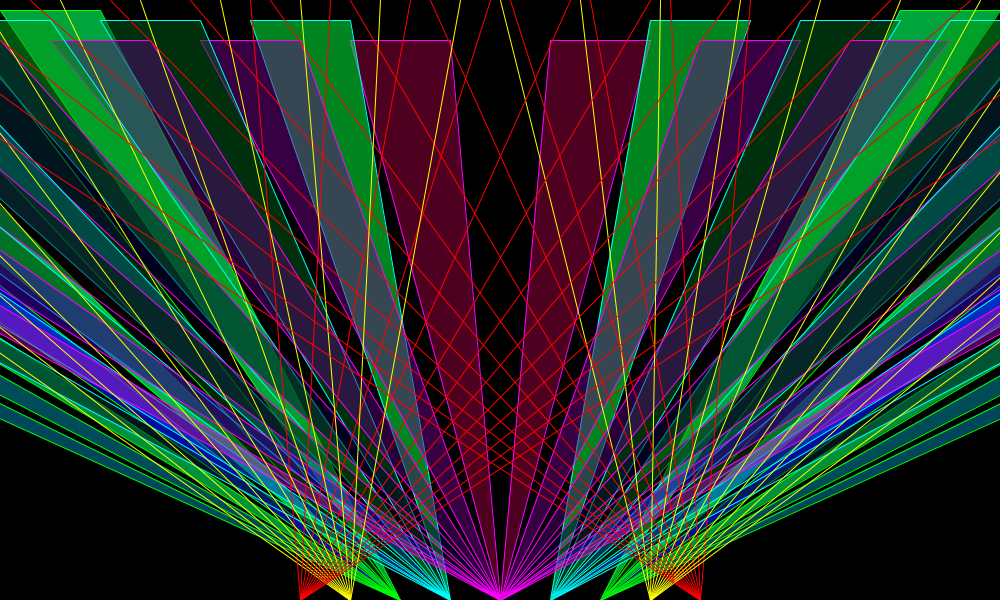
Frame 1 (no input)
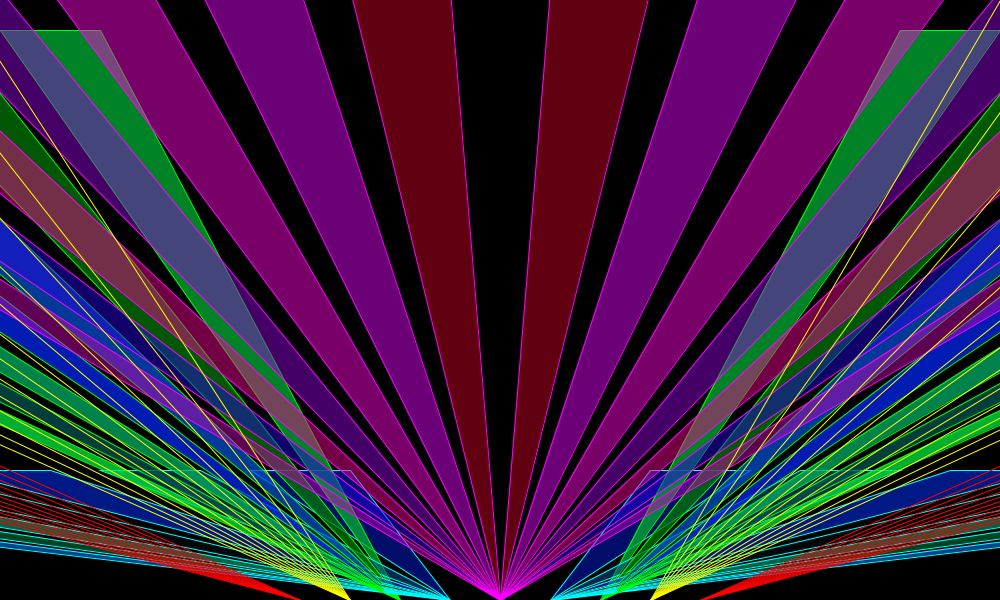
Frame 60 (the mouse pressed at the canvas centre just before this capture)
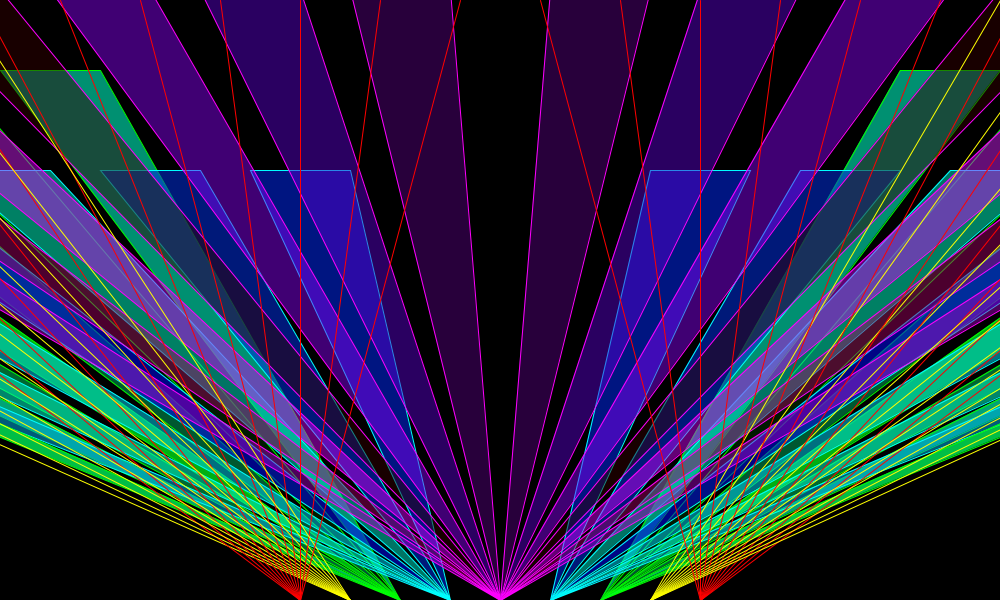
Frame 120 (the mouse held since frame 60 and released just before this capture)

The Processing sketch that drew these frames (run headless with seeded random() and noise(); from frame 60 on, the mouse is pressed at the canvas centre):

// Processing sketch: processing_129872
// ── processing_129872.pde

int x=0;
int lazermove=0;
int lazerbounce = 50;
int lazerbounce1 =30;
int lazerbounce2 =20;
int lazermover=0;
int lazermoverr=0;

void setup(){
  size(1000,600);
  background(0);
  frameRate(10);
 
}

void draw(){
  background(0);
  lazermove=lazermove+lazerbounce;
  
  lazermover=lazermover+lazerbounce1;
  lazermoverr=lazermoverr+lazerbounce2;
  
    if(lazermove>=500){
    lazerbounce=lazerbounce* -1;
    }
    if(lazermove<=0){
    lazerbounce=lazerbounce* -1;
    }
    
    
    if(lazermover>=550){
    lazerbounce1=lazerbounce1* -1;
    }
    if(lazermover<=0){
    lazerbounce1=lazerbounce1* -1;
    }
    if(lazermoverr>=580){
    lazerbounce2=lazerbounce2* -1;
    }
     if(lazermoverr<=0){
    lazerbounce2=lazerbounce2* -1;
    }
    
 
  while( x < width){
    fill(random(0,255),0,random(0,255),120);
    stroke(255,0,255);
    triangle (500,600,550+x,-10+lazermove,650+x,-10+lazermove);
    triangle (500,600,450-x,-10+lazermove,350-x,-10+lazermove);
    fill(0,random(0,255),random(0,255),140);
    stroke(0,255,255);
    triangle (550,600,650+x,-10+lazermover,750+x,-10+lazermover);
    triangle (450,600,350-x,-10+lazermover,250-x,-10+lazermover);
    x=x+150;
    fill(0,random(0,255),random(0,255),191);
    stroke(0,255,0);
    triangle (600,600,750+x,-10+lazermoverr,850+x,-10+lazermoverr);
    triangle (400,600,250-x,-10+lazermoverr,150-x,-10+lazermoverr);
    }
    
  x = 0;
  while(x < width){
    stroke(255,255,0);    
    line(350,600,-1000+x+lazermove*10,0);
    line(650,600,1000+x-lazermove*10,0);
    stroke(255,0,0);
    line(700,600,600-x+lazermover*5,0);
    line(300,600,400+x-lazermover*5,0);
    //stroke(255,random(0,255),0);
    //fill(255,random(100,255),0,150);
    //triangle(500,0,600+x,600-lazermove,630+x,600-lazermove);
    //triangle(500,0,400-x,600-lazermove,370-x,600-lazermove);
    x=x+80;
  }
x=0;


    
}
